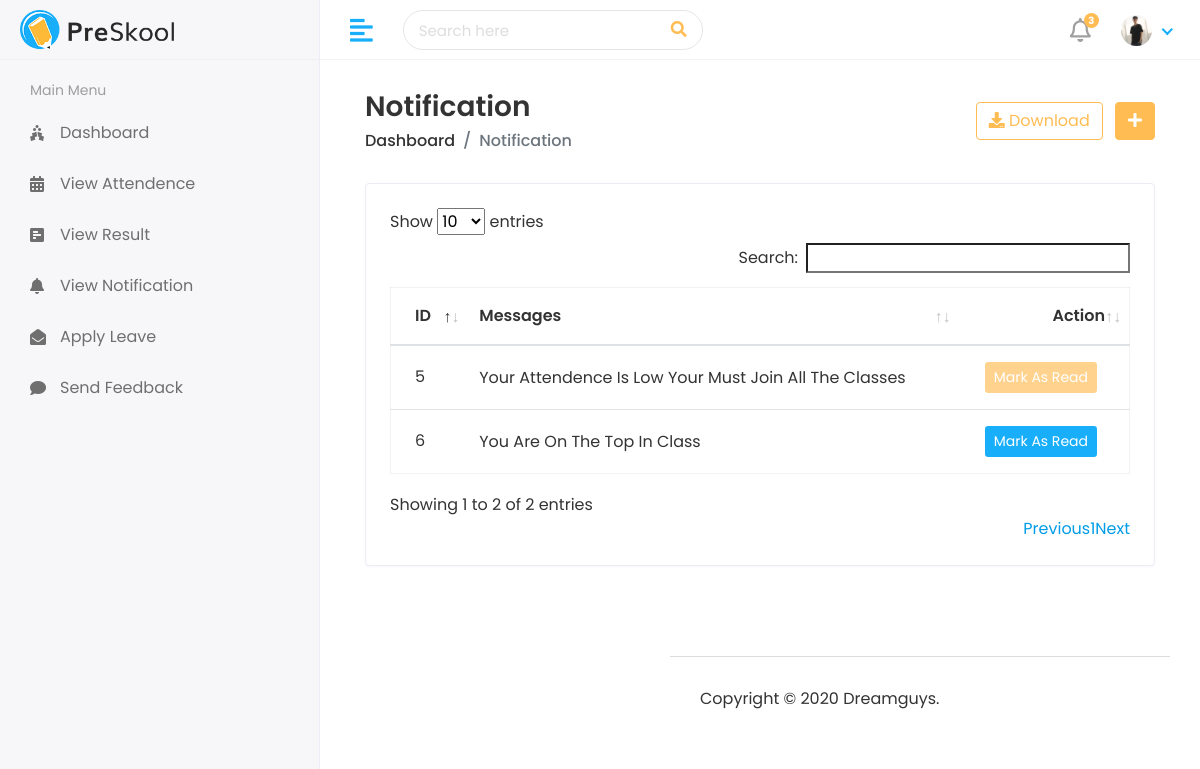
/Student/View_Notifications (signed in), run on the app's committed database.
### StudentApp/models.py (models this page shows, shortened)
class CustomUser(AbstractUser):
    user_type = models.CharField(choices=UserTypes , max_length=20 , default='Student' , null=True)
    username = models.CharField(max_length=44,null=True,unique=True)
    profile = models.ImageField(upload_to='media/profile_pic' , null=True , default='static/assets/img/profiles/avatar-01.jpg')

class StudentNotification(models.Model):
    student_id = models.ForeignKey(Student , on_delete=models.CASCADE)
    message = models.TextField()
    created_at = models.DateTimeField(auto_now_add=True)
    status = models.IntegerField(null=True , default=0)

### StudentApp/StudentViews.py (the view)
# urls.py: path('Student/View_Notifications' , StudentViews.StudentViewNotification ,  name='StudentViewNotification'),
def StudentViewNotification(request):
    StudentUser = Student.objects.get(admin = request.user.id )
    StudentNoti = StudentNotification.objects.filter(student_id = StudentUser)
    Context = {
        'Notification':StudentNoti,
    }
    return render(request , 'Student/StudentViewNotifications.html' , Context)

### templates/Student/StudentViewNotifications.html (shortened to what this page needs)
{% extends 'base.html' %}
{% block content %}
<div class="content container-fluid">
    <div class="page-header">
       <div class="row align-items-center">
          <div class="col">
             <h3 class="page-title">Notification</h3>
             <ul class="breadcrumb">
                <li class="breadcrumb-item"><a href="index.html">Dashboard</a></li>
                <li class="breadcrumb-item active">Notification</li>
             </ul>
          </div>
          <div class="col-auto text-right float-right ml-auto">
             <a href="#" class="btn btn-outline-primary mr-2"><i class="fas fa-download"></i> Download</a>
             <a href="add-student.html" class="btn btn-primary"><i class="fas fa-plus"></i></a>
          </div>
       </div>
    </div>
    <div class="row">
       <div class="col-sm-12">
          <div class="card card-table">
             <div class="card-body">
                <div class="table-responsive">
                   <table  id="table_id" class="table table-hover table-center mb-0 ">
                      <thead>
                         <tr>
                            <th>ID</th>
                            <th>Messages</th>
                            <th class="text-right">Action</th>
                         </tr>
                      </thead>
                      <tbody>
                        {% for i in Notification %}
                         <tr>
                            <td>{{i.id}}</td>
                            <td>
                               <h2 class="table-avatar">
                                  <a href="student-details.html">{{i.message | title}}</a>
                               </h2>
                            </td>
                            <td class="text-right">
                               <div class="actions">
                                {% if i.status == 0 %}
                                <a href="{% url 'StudentMarkAsDone' status=i.id %}" class="btn btn-sm bg-success-light mr-2">
                                   Mark As Read
                                {% else %}
                                <button class="btn btn-sm bg-danger-light mr-2" disabled>
                                    Mark As Read
                                </button>
                                {%endif %}
                            </td>
                         </tr>
                        {% endfor %}
                      </tbody>
                   </table>
                </div>
             </div>
          </div>
       </div>
    </div>
 </div>
{% endblock %}

### templates/includes/header.html (shortened to what this page needs)
{% load static %}
<div class="header">
    <div class="header-left">
       <a href="index.html" class="logo">
       <img src="{% static 'assets/img/logo.png' %}" alt="Logo">
       </a>
    </div>
    <a href="javascript:void(0);" id="toggle_btn">
    <i class="fas fa-align-left"></i>
    </a>
    <div class="top-nav-search">
       <form>
          <input type="text" class="form-control" placeholder="Search here">
          <button class="btn" type="submit"><i class="fas fa-search"></i></button>
       </form>
    </div>
    <ul class="nav user-menu">
       <li class="nav-item dropdown noti-dropdown">
          <a href="#" class="dropdown-toggle nav-link" data-toggle="dropdown">
          <i class="far fa-bell"></i> <span class="badge badge-pill">3</span>
          </a>
       </li>
       <li class="nav-item dropdown has-arrow">
          <a href="#" class="dropdown-toggle nav-link" data-toggle="dropdown">
            {% if not user.profile.url is None and not user.profile.url is "" %}
            <span class="user-img"><img class="rounded-circle" src="{{user.profile.url}}" width="31" alt="Ryan Taylor"></span>
            {% else %}
            <span class="user-img"><img class="rounded-circle" src="{% static 'assets/img/profiles/avatar-01.jpg' %}" width="31" alt="Ryan Taylor"></span>
            {% endif %}
          </a>
       </li>
    </ul>
 </div>

### templates/base.html (style rules this page uses)
* { font-family: 'Poppins' , 'sans-serif'; }

### data on the page
CustomUser: profile (picture)
StudentNotification: id "5", message "Your Attendence Is Low Your Must Join All The Classes", status "Mark As Read"
StudentNotification: id "6", message "You Are On The Top In Class", status "Mark As Read"
